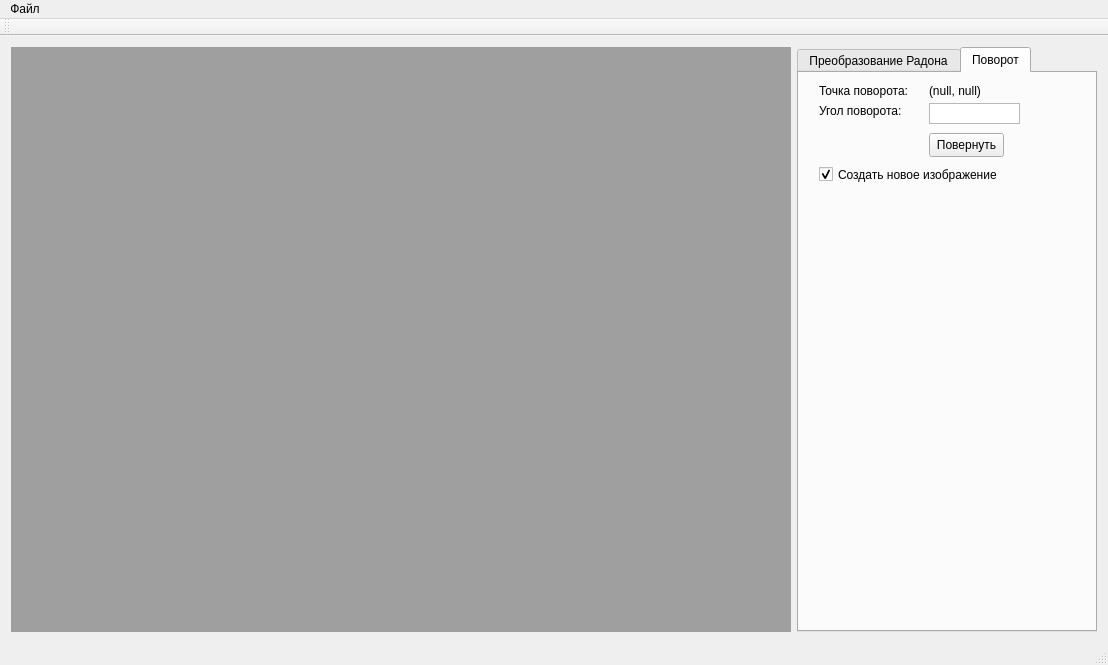
<?xml version="1.0" encoding="UTF-8"?>
<ui version="4.0">
 <class>MainWindow</class>
 <widget class="QMainWindow" name="MainWindow">
  <property name="geometry">
   <rect>
    <x>0</x>
    <y>0</y>
    <width>1108</width>
    <height>665</height>
   </rect>
  </property>
  <property name="windowTitle">
   <string>MainWindow</string>
  </property>
  <widget class="QWidget" name="centralWidget">
   <layout class="QHBoxLayout" name="horizontalLayout">
    <item>
     <widget class="QMdiArea" name="mdiArea">
      <property name="maximumSize">
       <size>
        <width>784</width>
        <height>16777215</height>
       </size>
      </property>
     </widget>
    </item>
    <item>
     <widget class="QTabWidget" name="tabWidget">
      <property name="minimumSize">
       <size>
        <width>300</width>
        <height>0</height>
       </size>
      </property>
      <property name="maximumSize">
       <size>
        <width>300</width>
        <height>16777215</height>
       </size>
      </property>
      <property name="currentIndex">
       <number>1</number>
      </property>
      <widget class="QWidget" name="tabRadon">
       <property name="whatsThis">
        <string>&lt;html&gt;&lt;head/&gt;&lt;body&gt;&lt;p&gt;Преобразование Радона&lt;/p&gt;&lt;p&gt;&lt;br/&gt;&lt;/p&gt;&lt;/body&gt;&lt;/html&gt;</string>
       </property>
       <attribute name="title">
        <string>Преобразование Радона</string>
       </attribute>
       <widget class="QPushButton" name="radon">
        <property name="geometry">
         <rect>
          <x>10</x>
          <y>10</y>
          <width>101</width>
          <height>31</height>
         </rect>
        </property>
        <property name="text">
         <string>Преобразовать</string>
        </property>
       </widget>
       <widget class="QCheckBox" name="radonNewImage">
        <property name="geometry">
         <rect>
          <x>10</x>
          <y>50</y>
          <width>271</width>
          <height>23</height>
         </rect>
        </property>
        <property name="text">
         <string>Создать новое изображение</string>
        </property>
        <property name="checked">
         <bool>true</bool>
        </property>
       </widget>
      </widget>
      <widget class="QWidget" name="tabRotation">
       <attribute name="title">
        <string>Поворот</string>
       </attribute>
       <widget class="QLabel" name="rotationDegreeLabel">
        <property name="geometry">
         <rect>
          <x>20</x>
          <y>30</y>
          <width>91</width>
          <height>16</height>
         </rect>
        </property>
        <property name="text">
         <string>Угол поворота:</string>
        </property>
       </widget>
       <widget class="QLabel" name="rotationPointLabel">
        <property name="geometry">
         <rect>
          <x>20</x>
          <y>10</y>
          <width>101</width>
          <height>16</height>
         </rect>
        </property>
        <property name="text">
         <string>Точка поворота:</string>
        </property>
       </widget>
       <widget class="QLabel" name="pointCoordsLabel">
        <property name="geometry">
         <rect>
          <x>130</x>
          <y>10</y>
          <width>61</width>
          <height>16</height>
         </rect>
        </property>
        <property name="text">
         <string>(null, null)</string>
        </property>
       </widget>
       <widget class="QPlainTextEdit" name="rotationDegreeInput">
        <property name="geometry">
         <rect>
          <x>130</x>
          <y>30</y>
          <width>91</width>
          <height>21</height>
         </rect>
        </property>
        <property name="sizePolicy">
         <sizepolicy hsizetype="Fixed" vsizetype="Fixed">
          <horstretch>0</horstretch>
          <verstretch>0</verstretch>
         </sizepolicy>
        </property>
        <property name="centerOnScroll">
         <bool>true</bool>
        </property>
       </widget>
       <widget class="QPushButton" name="rotateButton">
        <property name="geometry">
         <rect>
          <x>130</x>
          <y>60</y>
          <width>75</width>
          <height>24</height>
         </rect>
        </property>
        <property name="text">
         <string>Повернуть</string>
        </property>
       </widget>
       <widget class="QCheckBox" name="rotateNewImage">
        <property name="geometry">
         <rect>
          <x>20</x>
          <y>90</y>
          <width>271</width>
          <height>23</height>
         </rect>
        </property>
        <property name="text">
         <string>Создать новое изображение</string>
        </property>
        <property name="checked">
         <bool>true</bool>
        </property>
       </widget>
      </widget>
     </widget>
    </item>
   </layout>
  </widget>
  <widget class="QMenuBar" name="menuBar">
   <property name="geometry">
    <rect>
     <x>0</x>
     <y>0</y>
     <width>1108</width>
     <height>22</height>
    </rect>
   </property>
   <widget class="QMenu" name="menu">
    <property name="title">
     <string>Файл</string>
    </property>
    <addaction name="mOpen"/>
    <addaction name="mSave"/>
    <addaction name="separator"/>
    <addaction name="mClose"/>
   </widget>
   <addaction name="menu"/>
  </widget>
  <widget class="QToolBar" name="mainToolBar">
   <attribute name="toolBarArea">
    <enum>TopToolBarArea</enum>
   </attribute>
   <attribute name="toolBarBreak">
    <bool>false</bool>
   </attribute>
  </widget>
  <widget class="QStatusBar" name="statusBar"/>
  <action name="mOpen">
   <property name="text">
    <string>Открыть</string>
   </property>
  </action>
  <action name="mSave">
   <property name="text">
    <string>Сохранить</string>
   </property>
  </action>
  <action name="mClose">
   <property name="text">
    <string>Закрыть</string>
   </property>
  </action>
 </widget>
 <layoutdefault spacing="6" margin="11"/>
 <resources/>
 <connections/>
</ui>
